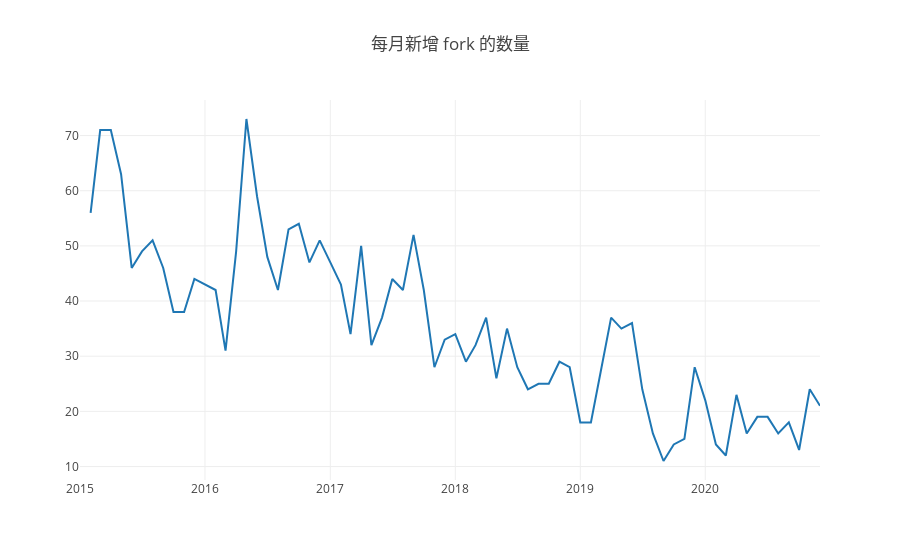

The cell this chart's notebook holds for it:
### Code cell
openDigger.render.plotly(
    [
        {x: year_month_axis, y: forks_per_month, mode: 'scatter', name: 'fork 数量'}
    ],
    {
        title: '每月新增 fork 的数量'
    }
)

### Figure 1 — Plotly figure (JSON) as saved in the notebook; plotly's stock layout.template omitted (floating-point values rounded to 4 significant figures)
{"data": [{"mode": "scatter", "name": "fork 数量", "x": ["2015-1", "2015-2", "2015-3", "2015-4", "2015-5", "2015-6", "2015-7", "2015-8", "2015-9", "2015-10", "2015-11", "2015-12", "2016-1", "2016-2", "2016-3", "2016-4", "2016-5", "2016-6", "2016-7", "2016-8", "2016-9", "2016-10", "2016-11", "2016-12", "2017-1", "2017-2", "2017-3", "2017-4", "2017-5", "2017-6", "2017-7", "2017-8", "2017-9", "2017-10", "2017-11", "2017-12", "2018-1", "2018-2", "2018-3", "2018-4", "2018-5", "2018-6", "2018-7", "2018-8", "2018-9", "2018-10", "2018-11", "2018-12", "2019-1", "2019-2", "2019-3", "2019-4", "2019-5", "2019-6", "2019-7", "2019-8", "2019-9", "2019-10", "2019-11", "2019-12", "2020-1", "2020-2", "2020-3", "2020-4", "2020-5", "2020-6", "2020-7", "2020-8", "2020-9", "2020-10", "2020-11", "2020-12"], "y": [null, "56", "71", "71", "63", "46", "49", "51", "46", "38", "38", "44", "43", "42", "31", "49", "73", "59", "48", "42", "53", "54", "47", "51", "47", "43", "34", "50", "32", "37", "44", "42", "52", "42", "28", "33", "34", "29", "32", "37", "26", "35", "28", "24", "25", "25", "29", "28", "18", "18", "27", "37", "35", "36", "24", "16", "11", "14", "15", "28", "22", "14", "12", "23", "16", "19", "19", "16", "18", "13", "24", "21", "24"]}], "layout": {"autosize": true, "title": {"text": "每月新增 fork 的数量"}, "xaxis": {"autorange": true, "range": ["2015-01-01", "2020-12-01"], "type": "date"}, "yaxis": {"autorange": true, "range": [7.556, 76.44], "type": "linear"}}}
